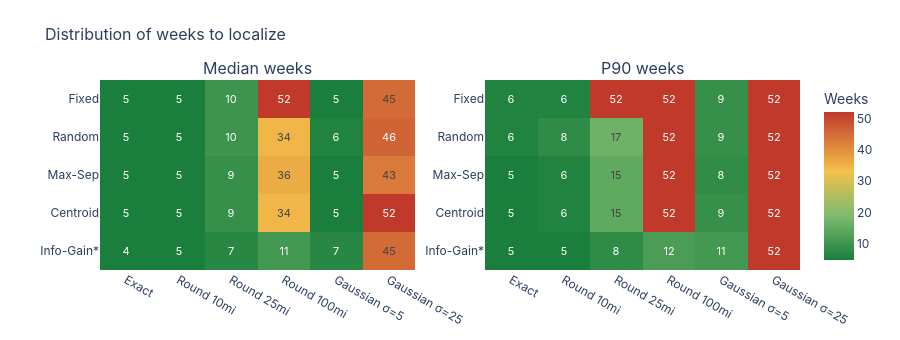

This figure's notebook cell:
### Markdown cell above
## P90 and median — distribution of weeks to localize

Median shows the typical case. P90 shows the tail — a P90 of 52 means at least
10% of trials timed out. Toggle between metrics with the buttons.

### Code cell
fig = make_subplots(
    rows=1, cols=2,
    subplot_titles=("Median weeks", "P90 weeks"),
    shared_yaxes=False,
)

for metric, col, title in [("median", 1, "Median"), ("p90", 2, "P90")]:
    pivot = df.pivot(index="strategy_label", columns="mode_label", values=metric)
    pivot = pivot.loc[row_order, col_order]
    text_vals = [[f"{v:.0f}" for v in row] for row in pivot.values]

    fig.add_trace(go.Heatmap(
        z=pivot.values,
        x=col_order,
        y=row_order,
        text=text_vals,
        texttemplate="%{text}",
        textfont={"size": 11},
        hovertemplate=f"<b>%{{y}} / %{{x}}</b><br>{title}: %{{z:.0f}} weeks<extra></extra>",
        colorscale=[
            [0.0, "#1a7f3c"],
            [0.3, "#7dbb6f"],
            [0.6, "#f4c04a"],
            [1.0, "#c0392b"],
        ],
        zmin=5, zmax=52,
        showscale=(col == 2),
        colorbar=dict(title="Weeks", x=1.02) if col == 2 else None,
    ), row=1, col=col)

fig.update_layout(
    title=dict(text="Distribution of weeks to localize", font_size=16),
    height=340,
    margin=dict(l=100, r=100, t=80, b=40),
    font=dict(family="Inter, system-ui, sans-serif"),
)
for col in [1, 2]:
    fig.update_yaxes(autorange="reversed", row=1, col=col)
    fig.update_xaxes(tickangle=30, row=1, col=col)

fig.write_html(ROOT / "data" / "distribution.html")
fig.show()

### Figure 1 — Plotly figure (JSON) as saved in the notebook; plotly's stock layout.template omitted (floating-point values rounded to 4 significant figures)
{"data": [{"colorscale": [[0.0, "#1a7f3c"], [0.3, "#7dbb6f"], [0.6, "#f4c04a"], [1.0, "#c0392b"]], "hovertemplate": "<b>%{y} / %{x}</b><br>Median: %{z:.0f} weeks<extra></extra>", "showscale": false, "text": [["5", "5", "10", "52", "5", "45"], ["5", "5", "10", "34", "6", "46"], ["5", "5", "9", "36", "5", "43"], ["5", "5", "9", "34", "5", "52"], ["4", "5", "7", "11", "7", "45"]], "textfont": {"size": 11}, "texttemplate": "%{text}", "type": "heatmap", "x": ["Exact", "Round 10mi", "Round 25mi", "Round 100mi", "Gaussian σ=5", "Gaussian σ=25"], "xaxis": "x", "y": ["Fixed", "Random", "Max-Sep", "Centroid", "Info-Gain*"], "yaxis": "y", "z": [[5.0, 5.0, 10.0, 52.0, 5.0, 45.0], [5.0, 5.0, 10.0, 34.5, 6.0, 46.0], [5.0, 5.0, 9.0, 36.0, 5.0, 43.0], [5.0, 5.0, 9.0, 34.5, 5.0, 52.0], [4.0, 5.0, 7.0, 11.0, 7.0, 45.0]], "zmax": 52, "zmin": 5}, {"colorbar": {"title": {"text": "Weeks"}, "x": 1.02}, "colorscale": [[0.0, "#1a7f3c"], [0.3, "#7dbb6f"], [0.6, "#f4c04a"], [1.0, "#c0392b"]], "hovertemplate": "<b>%{y} / %{x}</b><br>P90: %{z:.0f} weeks<extra></extra>", "showscale": true, "text": [["6", "6", "52", "52", "9", "52"], ["6", "8", "17", "52", "9", "52"], ["5", "6", "15", "52", "8", "52"], ["5", "6", "15", "52", "9", "52"], ["5", "5", "8", "12", "11", "52"]], "textfont": {"size": 11}, "texttemplate": "%{text}", "type": "heatmap", "x": ["Exact", "Round 10mi", "Round 25mi", "Round 100mi", "Gaussian σ=5", "Gaussian σ=25"], "xaxis": "x2", "y": ["Fixed", "Random", "Max-Sep", "Centroid", "Info-Gain*"], "yaxis": "y2", "z": [[6.0, 6.0, 52.0, 52.0, 9.0, 52.0], [6.0, 8.0, 17.0, 52.0, 9.0, 52.0], [5.0, 6.0, 15.0, 52.0, 8.1, 52.0], [5.0, 6.0, 15.0, 52.0, 9.0, 52.0], [5.0, 5.0, 8.0, 12.0, 11.0, 52.0]], "zmax": 52, "zmin": 5}], "layout": {"annotations": [{"font": {"size": 16}, "showarrow": false, "text": "Median weeks", "x": 0.225, "xanchor": "center", "xref": "paper", "y": 1.0, "yanchor": "bottom", "yref": "paper"}, {"font": {"size": 16}, "showarrow": false, "text": "P90 weeks", "x": 0.775, "xanchor": "center", "xref": "paper", "y": 1.0, "yanchor": "bottom", "yref": "paper"}], "font": {"family": "Inter, system-ui, sans-serif"}, "height": 340, "margin": {"b": 40, "l": 100, "r": 100, "t": 80}, "title": {"font": {"size": 16}, "text": "Distribution of weeks to localize"}, "xaxis": {"anchor": "y", "domain": [0.0, 0.45], "tickangle": 30}, "xaxis2": {"anchor": "y2", "domain": [0.55, 1.0], "tickangle": 30}, "yaxis": {"anchor": "x", "autorange": "reversed", "domain": [0.0, 1.0]}, "yaxis2": {"anchor": "x2", "autorange": "reversed", "domain": [0.0, 1.0]}}}
